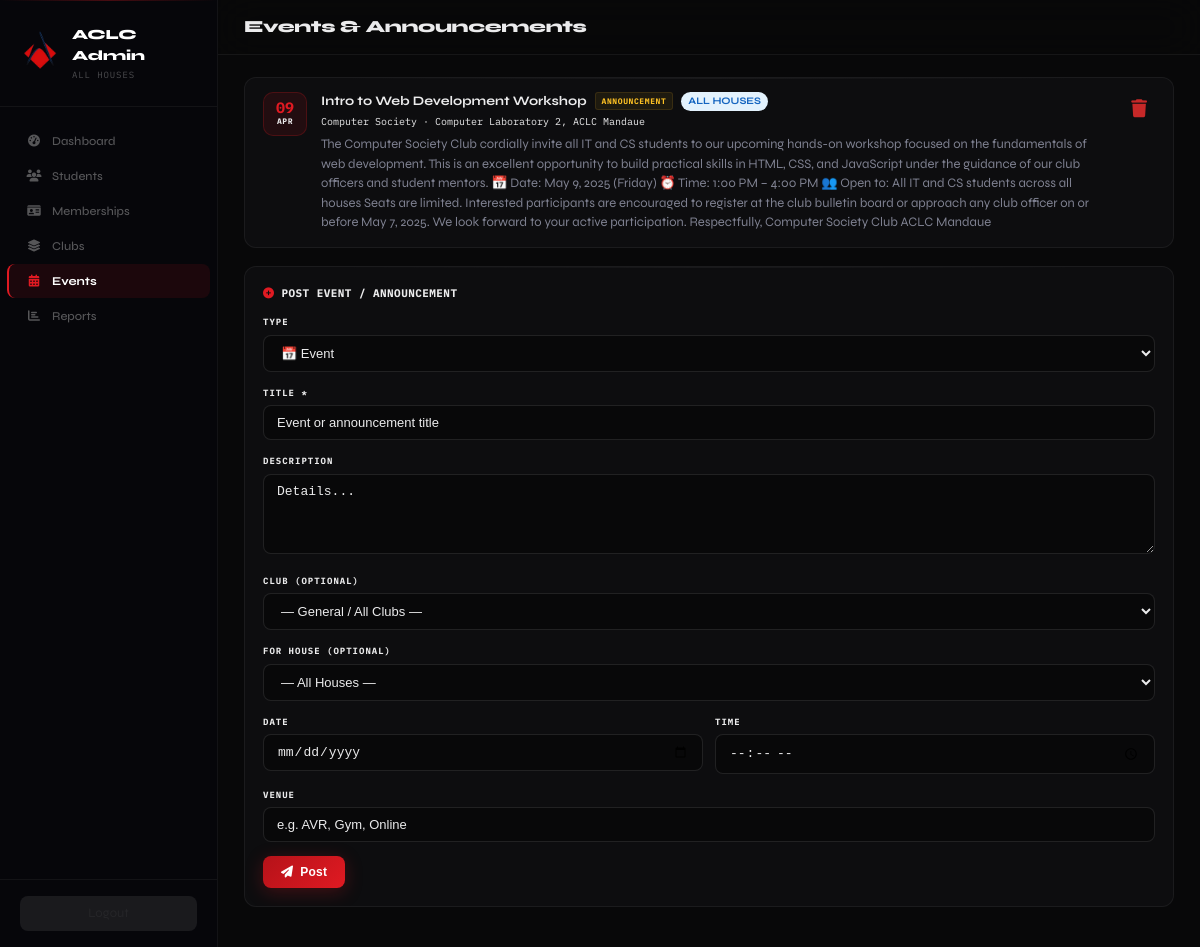
The page /admin/events.php (signed in) on the database its author committed.
### tables this page shows
CREATE TABLE `events` (
  `id` int(11) NOT NULL,
  `club_id` int(11) DEFAULT NULL,
  `title` varchar(200) NOT NULL,
  `description` text DEFAULT NULL,
  `event_date` date DEFAULT NULL,
  `event_time` time DEFAULT NULL,
  `venue` varchar(200) DEFAULT NULL,
  `type` enum('event','announcement') DEFAULT 'event',
  `house` varchar(20) DEFAULT NULL COMMENT 'NULL = all houses',
  `created_by` int(11) DEFAULT NULL,
  `created_at` timestamp NOT NULL DEFAULT current_timestamp(),
  `is_active` tinyint(1) DEFAULT 1
);

CREATE TABLE `clubs` (
  `id` int(11) NOT NULL,
  `club_name` varchar(150) NOT NULL,
  `description` text DEFAULT NULL,
  `house` varchar(20) DEFAULT NULL COMMENT 'NULL = open to all houses',
  `logo` varchar(255) DEFAULT NULL,
  `max_members` int(11) DEFAULT 50,
  `is_active` tinyint(1) DEFAULT 1,
  `created_by` int(11) DEFAULT NULL,
  `created_at` timestamp NOT NULL DEFAULT current_timestamp()
);

### includes/config.php (called while the page is built, shortened)
<?php
function isSuperAdmin() {
    return isset($_SESSION['admin_role']) && $_SESSION['admin_role'] === 'super_admin';
}
function getAdminHouse() {
    return $_SESSION['admin_house'] ?? null;
}
function sanitize($str) {
    return htmlspecialchars(trim((string)$str), ENT_QUOTES, 'UTF-8');
}
?>

### admin/events.php (the view, shortened to what this page needs)
<?php
require_once '../includes/config.php';
$db           = getDB();
$adminHouse   = getAdminHouse();
$isSuperAdmin = isSuperAdmin();
if ($isSuperAdmin) {
    $events = $db->query("SELECT e.*, c.club_name FROM events e LEFT JOIN clubs c ON e.club_id=c.id ORDER BY e.created_at DESC")->fetchAll();
} else {
    $stmt = $db->prepare("SELECT e.*, c.club_name FROM events e LEFT JOIN clubs c ON e.club_id=c.id
        WHERE (e.house=? OR e.house IS NULL) ORDER BY e.created_at DESC");
    $stmt->execute([$adminHouse]);
    $events = $stmt->fetchAll();
}
?>
<!DOCTYPE html>
<html lang="en">
<head>
<link rel="stylesheet" href="../css/admin.css">
<link rel="stylesheet" href="https://cdnjs.cloudflare.com/ajax/libs/font-awesome/6.4.0/css/all.min.css">
</head>
<body>
<aside class="admin-sidebar">
    <div style="padding:24px 20px;border-bottom:1px solid var(--sidebar-border)">
        <div style="display:flex;align-items:center;gap:12px">
<div class="logo">
                <img src="../assets/aclc_logo(1).png"  style="width:40px;height:40px;object-fit:contain;">
            </div>            <div>
                <div class="admin-brand-title">ACLC Admin</div>
                <div class="admin-brand-sub"><?= $adminHouse ? sanitize($adminHouse) . ' House' : 'All Houses' ?></div>
            </div>
        </div>
    </div>
    <nav style="flex:1;padding:16px 0">
        <a href="dashboard.php"   class="admin-nav-item"><i class="fas fa-tachometer-alt" style="width:18px"></i> Dashboard</a>
        <a href="students.php"    class="admin-nav-item"><i class="fas fa-users" style="width:18px"></i> Students</a>
        <a href="memberships.php" class="admin-nav-item"><i class="fas fa-id-card" style="width:18px"></i> Memberships</a>
        <a href="clubs.php"       class="admin-nav-item"><i class="fas fa-layer-group" style="width:18px"></i> Clubs</a>
        <a href="events.php"      class="admin-nav-item active"><i class="fas fa-calendar-alt" style="width:18px"></i> Events</a>
        <a href="reports.php"     class="admin-nav-item"><i class="fas fa-chart-bar" style="width:18px"></i> Reports</a>
    </nav>
    <div style="padding:16px 20px;border-top:1px solid var(--sidebar-border)">
        <a href="logout.php" style="display:block;text-align:center;padding:8px;background:rgba(255,255,255,0.08);border-radius:8px;color:var(--sidebar-muted);text-decoration:none;font-size:13px">Logout</a>
    </div>
</aside>
<main class="admin-main">
    <div class="admin-topbar">
        <h1>Events &amp; Announcements
        </h1>
    </div>
    <div class="admin-page">
        <div>
            <div class="card" style="padding:0">
                <?php if (empty($events)): ?>
                <div style="text-align:center;padding:60px;color:var(--text-muted)">No events posted yet.</div>
                <?php else: ?>
                <?php foreach ($events as $ev): ?>
                <div class="event-item">
                    <div class="event-date-box">
                        <div class="event-date-day"><?= $ev['event_date'] ? date('d', strtotime($ev['event_date'])) : '—' ?></div>
                        <div class="event-date-mon"><?= $ev['event_date'] ? date('M', strtotime($ev['event_date'])) : '' ?></div>
                    </div>
                    <div style="flex:1">
                        <div style="display:flex;align-items:center;gap:8px">
                            <div class="event-title"><?= sanitize($ev['title']) ?></div>
                            <span class="event-tag tag-<?= $ev['type'] ?>"><?= ucfirst($ev['type']) ?></span>
                            <?php if ($ev['house']): ?>
                            <span style="background:<?= getHouseColor($ev['house']) ?>;color:<?= getHouseColor($ev['house'],'text') ?>;font-size:10px;font-weight:700;padding:2px 7px;border-radius:10px"><?= sanitize($ev['house']) ?></span>
                            <?php else: ?>
                            <span style="background:#e3f2fd;color:#1565c0;font-size:10px;font-weight:700;padding:2px 7px;border-radius:10px">ALL HOUSES</span>
                            <?php endif; ?>
                        </div>
                        <div class="event-meta"><?= sanitize($ev['club_name'] ?? 'General') ?><?= $ev['venue'] ? ' · ' . sanitize($ev['venue']) : '' ?></div>
                        <?php if ($ev['description']): ?>
                        <div style="font-size:13px;color:var(--text-secondary);margin-top:6px"><?= sanitize($ev['description']) ?></div>
                        <?php endif; ?>
                    </div>
                    <?php
                    $canDelete = $isSuperAdmin || ($ev['house'] === $adminHouse);
                    ?>
                    <?php if ($canDelete): ?>
                    <a href="?delete=<?= $ev['id'] ?>" onclick="return confirm('Delete this event?')"
                       style="color:#c62828;text-decoration:none;font-size:18px;padding:4px 8px">
                       <i class="fas fa-trash"></i>
                    </a>
                    <?php endif; ?>
                </div>
                <?php endforeach; ?>
                <?php endif; ?>
            </div>
        </div>
        <div>
            <div class="card">
                <div class="card-title"><i class="fas fa-plus-circle" style="color:var(--admin-primary)"></i> Post Event / Announcement</div>
                <form method="POST">
                    <div class="form-group">
                        <label>Type</label>
                        <select name="type">
                            <option value="event">📅 Event</option>
                        </select>
                    </div>
                    <div class="form-group">
                        <label>Title *</label>
                        <input type="text" name="title" required placeholder="Event or announcement title">
                    </div>
                    <div class="form-group">
                        <label>Description</label>
                        <textarea name="description" rows="3" placeholder="Details..."></textarea>
                    </div>
                    <div class="form-group">
                        <label>Club (optional)</label>
                        <select name="club_id">
                            <option value="">— General / All Clubs —</option>
                        </select>
                    </div>
                    <?php if ($isSuperAdmin): ?>
                    <div class="form-group">
                        <label>For House (optional)</label>
                        <select name="house">
                            <option value="">— All Houses —</option>
                        </select>
                    </div>
                    <?php endif; ?>
                    <div style="display:grid;grid-template-columns:1fr 1fr;gap:12px">
                        <div class="form-group"><label>Date</label><input type="date" name="event_date"></div>
                        <div class="form-group"><label>Time</label><input type="time" name="event_time"></div>
                    </div>
                    <div class="form-group">
                        <label>Venue</label>
                        <input type="text" name="venue" placeholder="e.g. AVR, Gym, Online">
                    </div>
                    <button type="submit" name="add_event" class="btn-primary">
                        <i class="fas fa-paper-plane"></i> Post
                    </button>
                </form>
            </div>
        </div>
    </div>
</main>
</body>
</html>

### rows shown on the page
events: event_date "09", event_date "APR", title "Intro to Web Development Workshop", type "ANNOUNCEMENT", shows "ALL HOUSES", club.club_name "Computer Society", venue "Computer Laboratory 2, ACLC Mandaue", description "The Computer Society Club cordially invite all IT and CS students to our upcoming hands-on workshop focused on the fundamentals of web development. This is an excellent opportunity to build practical skills in HTML, CSS, and JavaScript under the guidance of our club officers and student mentors. 📅 Date: May 9, 2025 (Friday) ⏰ Time: 1:00 PM – 4:00 PM 👥 Open to: All IT and CS students across all houses Seats are limited. Interested participants are encouraged to register at the club bulletin board or approach any club officer on or before May 7, 2025. We look forward to your active participation. Respectfully, Computer Society Club ACLC Mandaue"
